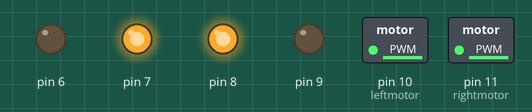
A sketch run on a simulated Arduino Uno, built with avr-gcc and run on an emulated ATmega328P. Parts: switched loads named in the sketch (green lamp = pin HIGH), output pins drawn as LEDs (lit = HIGH).

Above: at 0.25 s.
At 1.25 s:
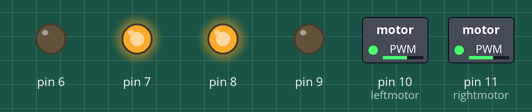
At 1.75 s:
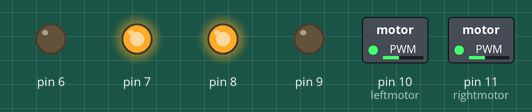
At 2.25 s:
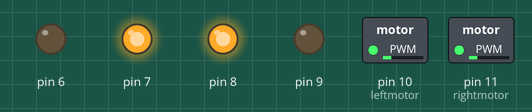
At 3.3 s:
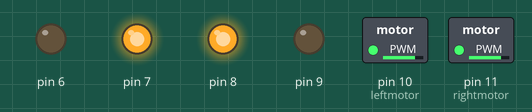
At 5.3 s:
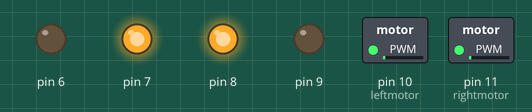
Timing chart, 0 to 6.1 s (numbered marks = the images above):
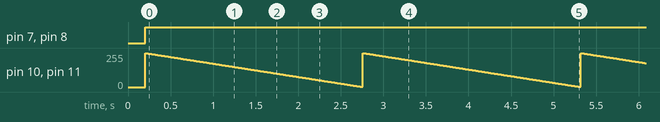

The sketch:

sketch_aug17a.ino
```cpp
int irArray[4];

void setup() {
  Serial.begin(9600);
  delay(200);
  // set sensor
  for(int i=2;i<=5;i++){
      pinMode(i,INPUT);
  }

  //analog write
  pinMode(10, OUTPUT);//leftmotor
  pinMode(11, OUTPUT);//rightmotor

  //leftMotor
  pinMode(6, OUTPUT);
  pinMode(7, OUTPUT);

  //rightMotor
  pinMode(8, OUTPUT);
  pinMode(9, OUTPUT);


}

void loop() {
  for(int i=255;i>0;i--){
    rightMotorForwrd(i);
    leftMotorForwrd(i);
    delay(10);
  }
}

void updateSensorArray(){
  for(int i=2;i<=5;i++){
      irArray[i-2]=digitalRead(i);
  }
}

void leftMotorForwrd(int pwm){
    digitalWrite(6,LOW);
    digitalWrite(7,HIGH);
    analogWrite(10,pwm);
}

void rightMotorForwrd(int pwm){
    digitalWrite(8,HIGH);
    digitalWrite(9,LOW);
    analogWrite(11,pwm);
}
```

Measured:
- by itself, pin 7, pin 8: LOW → HIGH at 0.20 s
- by itself, pin 10 (leftmotor), pin 11 (rightmotor): ramps from 255/255 to 1/255 and jumps back, once every 2.6 s
